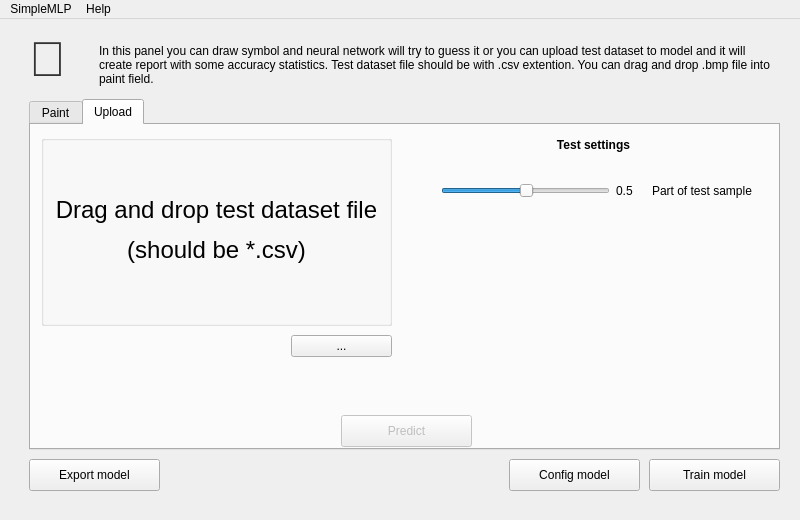
<?xml version="1.0" encoding="UTF-8"?>
<ui version="4.0">
 <class>MainWindow</class>
 <widget class="QMainWindow" name="MainWindow">
  <property name="geometry">
   <rect>
    <x>0</x>
    <y>0</y>
    <width>800</width>
    <height>520</height>
   </rect>
  </property>
  <property name="sizePolicy">
   <sizepolicy hsizetype="Fixed" vsizetype="Fixed">
    <horstretch>0</horstretch>
    <verstretch>0</verstretch>
   </sizepolicy>
  </property>
  <property name="minimumSize">
   <size>
    <width>800</width>
    <height>520</height>
   </size>
  </property>
  <property name="maximumSize">
   <size>
    <width>800</width>
    <height>520</height>
   </size>
  </property>
  <property name="windowTitle">
   <string>SimpleMLP</string>
  </property>
  <property name="toolButtonStyle">
   <enum>Qt::ToolButtonIconOnly</enum>
  </property>
  <property name="animated">
   <bool>true</bool>
  </property>
  <property name="documentMode">
   <bool>false</bool>
  </property>
  <widget class="QWidget" name="centralwidget">
   <property name="sizePolicy">
    <sizepolicy hsizetype="Fixed" vsizetype="Fixed">
     <horstretch>0</horstretch>
     <verstretch>0</verstretch>
    </sizepolicy>
   </property>
   <widget class="QStackedWidget" name="stackedWidget">
    <property name="geometry">
     <rect>
      <x>-1</x>
      <y>0</y>
      <width>801</width>
      <height>501</height>
     </rect>
    </property>
    <property name="autoFillBackground">
     <bool>false</bool>
    </property>
    <property name="currentIndex">
     <number>2</number>
    </property>
    <widget class="QWidget" name="set_model_page">
     <widget class="QLabel" name="label_2">
      <property name="geometry">
       <rect>
        <x>30</x>
        <y>10</y>
        <width>58</width>
        <height>61</height>
       </rect>
      </property>
      <property name="text">
       <string>&lt;html&gt;&lt;head/&gt;&lt;body&gt;&lt;p&gt;&lt;span style=&quot; font-family:'Segoe UI Emoji'; font-size:49px; color:#333333;&quot;&gt;🤖&lt;/span&gt;&lt;/p&gt;&lt;/body&gt;&lt;/html&gt;</string>
      </property>
      <property name="textFormat">
       <enum>Qt::AutoText</enum>
      </property>
      <property name="scaledContents">
       <bool>false</bool>
      </property>
     </widget>
     <widget class="QLabel" name="label">
      <property name="geometry">
       <rect>
        <x>100</x>
        <y>20</y>
        <width>671</width>
        <height>41</height>
       </rect>
      </property>
      <property name="text">
       <string>In this panel you can configure model properties or load pretrained one. </string>
      </property>
      <property name="wordWrap">
       <bool>true</bool>
      </property>
     </widget>
     <widget class="QWidget" name="verticalLayoutWidget">
      <property name="geometry">
       <rect>
        <x>30</x>
        <y>80</y>
        <width>751</width>
        <height>351</height>
       </rect>
      </property>
      <layout class="QVBoxLayout" name="verticalLayout_2">
       <item>
        <widget class="QTabWidget" name="tabWidget">
         <property name="acceptDrops">
          <bool>true</bool>
         </property>
         <property name="currentIndex">
          <number>0</number>
         </property>
         <widget class="QWidget" name="tab">
          <attribute name="title">
           <string>Configure</string>
          </attribute>
          <widget class="QWidget" name="gridLayoutWidget">
           <property name="geometry">
            <rect>
             <x>10</x>
             <y>60</y>
             <width>361</width>
             <height>181</height>
            </rect>
           </property>
           <layout class="QGridLayout" name="gridLayout">
            <property name="sizeConstraint">
             <enum>QLayout::SetDefaultConstraint</enum>
            </property>
            <item row="0" column="1">
             <widget class="QLabel" name="label_3">
              <property name="text">
               <string>Number of hidden layers</string>
              </property>
             </widget>
            </item>
            <item row="1" column="1">
             <widget class="QLabel" name="label_4">
              <property name="text">
               <string>Perceptron implementation</string>
              </property>
             </widget>
            </item>
            <item row="1" column="0">
             <widget class="QComboBox" name="comboBox_2">
              <item>
               <property name="text">
                <string>Matrix</string>
               </property>
              </item>
              <item>
               <property name="text">
                <string>Graph</string>
               </property>
              </item>
             </widget>
            </item>
            <item row="0" column="0">
             <widget class="QComboBox" name="comboBox">
              <property name="maximumSize">
               <size>
                <width>100</width>
                <height>16777215</height>
               </size>
              </property>
              <item>
               <property name="text">
                <string>2</string>
               </property>
              </item>
              <item>
               <property name="text">
                <string>3</string>
               </property>
              </item>
              <item>
               <property name="text">
                <string>4</string>
               </property>
              </item>
              <item>
               <property name="text">
                <string>5</string>
               </property>
              </item>
             </widget>
            </item>
            <item row="2" column="0">
             <widget class="QComboBox" name="comboBox_3">
              <property name="enabled">
               <bool>false</bool>
              </property>
              <item>
               <property name="text">
                <string>Sigmoid</string>
               </property>
              </item>
             </widget>
            </item>
            <item row="2" column="1">
             <widget class="QLabel" name="label_5">
              <property name="text">
               <string>Activation function</string>
              </property>
             </widget>
            </item>
           </layout>
          </widget>
          <widget class="QLabel" name="label_6">
           <property name="geometry">
            <rect>
             <x>390</x>
             <y>60</y>
             <width>341</width>
             <height>181</height>
            </rect>
           </property>
           <property name="text">
            <string>The Perceptron algorithm is a two-class (binary) classification machine learning algorithm.

It is a type of neural network model, perhaps the simplest type of neural network model.

It consists of a single node or neuron that takes a row of data as input and predicts a class label. This is achieved by calculating the weighted sum of the inputs and a bias (set to 1). The weighted sum of the input of the model is called the activation.</string>
           </property>
           <property name="wordWrap">
            <bool>true</bool>
           </property>
          </widget>
         </widget>
         <widget class="QWidget" name="tab_2">
          <attribute name="title">
           <string>Load</string>
          </attribute>
          <widget class="QGroupBox" name="groupBox">
           <property name="geometry">
            <rect>
             <x>10</x>
             <y>10</y>
             <width>721</width>
             <height>231</height>
            </rect>
           </property>
           <property name="title">
            <string/>
           </property>
           <widget class="ImportFileItem" name="import_model_config_label">
            <property name="enabled">
             <bool>true</bool>
            </property>
            <property name="geometry">
             <rect>
              <x>0</x>
              <y>0</y>
              <width>721</width>
              <height>231</height>
             </rect>
            </property>
            <property name="minimumSize">
             <size>
              <width>10</width>
              <height>10</height>
             </size>
            </property>
            <property name="cursor">
             <cursorShape>ArrowCursor</cursorShape>
            </property>
            <property name="acceptDrops">
             <bool>true</bool>
            </property>
            <property name="frameShape">
             <enum>QFrame::NoFrame</enum>
            </property>
            <property name="frameShadow">
             <enum>QFrame::Raised</enum>
            </property>
            <property name="text">
             <string>&lt;html&gt;&lt;head/&gt;&lt;body&gt;&lt;p&gt;&lt;span style=&quot; font-size:18pt;&quot;&gt;Drag and drop model config file&lt;/span&gt;&lt;/p&gt;&lt;p&gt;&lt;span style=&quot; font-size:18pt;&quot;&gt; (should be *.mlpmodel)&lt;/span&gt;&lt;/p&gt;&lt;/body&gt;&lt;/html&gt;</string>
            </property>
            <property name="scaledContents">
             <bool>false</bool>
            </property>
            <property name="alignment">
             <set>Qt::AlignCenter</set>
            </property>
            <property name="indent">
             <number>-1</number>
            </property>
           </widget>
          </widget>
          <widget class="QToolButton" name="toolButton">
           <property name="geometry">
            <rect>
             <x>630</x>
             <y>250</y>
             <width>101</width>
             <height>22</height>
            </rect>
           </property>
           <property name="text">
            <string>...</string>
           </property>
          </widget>
          <widget class="QLabel" name="file_path_label">
           <property name="enabled">
            <bool>true</bool>
           </property>
           <property name="geometry">
            <rect>
             <x>10</x>
             <y>250</y>
             <width>611</width>
             <height>20</height>
            </rect>
           </property>
           <property name="text">
            <string/>
           </property>
          </widget>
         </widget>
        </widget>
       </item>
      </layout>
     </widget>
     <widget class="QPushButton" name="test_model_push_button">
      <property name="enabled">
       <bool>false</bool>
      </property>
      <property name="geometry">
       <rect>
        <x>650</x>
        <y>440</y>
        <width>131</width>
        <height>32</height>
       </rect>
      </property>
      <property name="text">
       <string>Test model</string>
      </property>
     </widget>
     <widget class="QPushButton" name="train_model_push_button">
      <property name="geometry">
       <rect>
        <x>510</x>
        <y>440</y>
        <width>131</width>
        <height>32</height>
       </rect>
      </property>
      <property name="text">
       <string>Train model</string>
      </property>
     </widget>
    </widget>
    <widget class="QWidget" name="train_model_page">
     <widget class="QLabel" name="label_8">
      <property name="geometry">
       <rect>
        <x>30</x>
        <y>10</y>
        <width>58</width>
        <height>61</height>
       </rect>
      </property>
      <property name="text">
       <string>&lt;html&gt;&lt;head/&gt;&lt;body&gt;&lt;p&gt;&lt;span style=&quot; font-family:'Segoe UI Emoji'; font-size:49px; color:#333333;&quot;&gt;🧑‍🏫&lt;/span&gt;&lt;/p&gt;&lt;/body&gt;&lt;/html&gt;</string>
      </property>
      <property name="textFormat">
       <enum>Qt::AutoText</enum>
      </property>
      <property name="scaledContents">
       <bool>false</bool>
      </property>
     </widget>
     <widget class="QLabel" name="label_9">
      <property name="geometry">
       <rect>
        <x>100</x>
        <y>20</y>
        <width>671</width>
        <height>41</height>
       </rect>
      </property>
      <property name="text">
       <string>In this panel you can train your model on your dataset. You can track your dataset file to d&amp;d field or choose existing dataset file from datasets folder. Train dataset file should be with .csv extention.</string>
      </property>
      <property name="wordWrap">
       <bool>true</bool>
      </property>
     </widget>
     <widget class="QWidget" name="verticalLayoutWidget_2">
      <property name="geometry">
       <rect>
        <x>30</x>
        <y>80</y>
        <width>751</width>
        <height>351</height>
       </rect>
      </property>
      <layout class="QVBoxLayout" name="verticalLayout_3">
       <item>
        <widget class="QGroupBox" name="groupBox_2">
         <property name="title">
          <string/>
         </property>
         <widget class="QGroupBox" name="groupBox_3">
          <property name="geometry">
           <rect>
            <x>10</x>
            <y>20</y>
            <width>351</width>
            <height>191</height>
           </rect>
          </property>
          <property name="acceptDrops">
           <bool>false</bool>
          </property>
          <property name="autoFillBackground">
           <bool>true</bool>
          </property>
          <property name="title">
           <string/>
          </property>
          <property name="flat">
           <bool>false</bool>
          </property>
          <widget class="ImportFileItem" name="import_train_dataset_label">
           <property name="enabled">
            <bool>true</bool>
           </property>
           <property name="geometry">
            <rect>
             <x>0</x>
             <y>0</y>
             <width>351</width>
             <height>191</height>
            </rect>
           </property>
           <property name="minimumSize">
            <size>
             <width>10</width>
             <height>10</height>
            </size>
           </property>
           <property name="cursor">
            <cursorShape>ArrowCursor</cursorShape>
           </property>
           <property name="acceptDrops">
            <bool>true</bool>
           </property>
           <property name="autoFillBackground">
            <bool>false</bool>
           </property>
           <property name="frameShape">
            <enum>QFrame::NoFrame</enum>
           </property>
           <property name="frameShadow">
            <enum>QFrame::Raised</enum>
           </property>
           <property name="text">
            <string>&lt;html&gt;&lt;head/&gt;&lt;body&gt;&lt;p&gt;&lt;span style=&quot; font-size:18pt;&quot;&gt;Drag and drop train dataset file&lt;/span&gt;&lt;/p&gt;&lt;p&gt;&lt;span style=&quot; font-size:18pt;&quot;&gt; (should be *.csv)&lt;/span&gt;&lt;/p&gt;&lt;/body&gt;&lt;/html&gt;</string>
           </property>
           <property name="scaledContents">
            <bool>false</bool>
           </property>
           <property name="alignment">
            <set>Qt::AlignCenter</set>
           </property>
           <property name="indent">
            <number>-1</number>
           </property>
          </widget>
         </widget>
         <widget class="QPushButton" name="start_training_push_button">
          <property name="enabled">
           <bool>false</bool>
          </property>
          <property name="geometry">
           <rect>
            <x>300</x>
            <y>310</y>
            <width>131</width>
            <height>32</height>
           </rect>
          </property>
          <property name="text">
           <string>Start training</string>
          </property>
         </widget>
         <widget class="QLabel" name="file_path_label_2">
          <property name="enabled">
           <bool>true</bool>
          </property>
          <property name="geometry">
           <rect>
            <x>20</x>
            <y>280</y>
            <width>241</width>
            <height>20</height>
           </rect>
          </property>
          <property name="text">
           <string/>
          </property>
         </widget>
         <widget class="QToolButton" name="toolButton_3">
          <property name="geometry">
           <rect>
            <x>260</x>
            <y>220</y>
            <width>101</width>
            <height>22</height>
           </rect>
          </property>
          <property name="text">
           <string>...</string>
          </property>
         </widget>
         <widget class="QProgressBar" name="training_progress_bar">
          <property name="geometry">
           <rect>
            <x>60</x>
            <y>310</y>
            <width>621</width>
            <height>31</height>
           </rect>
          </property>
          <property name="value">
           <number>24</number>
          </property>
         </widget>
         <widget class="QLabel" name="label_11">
          <property name="geometry">
           <rect>
            <x>390</x>
            <y>20</y>
            <width>351</width>
            <height>20</height>
           </rect>
          </property>
          <property name="text">
           <string>&lt;html&gt;&lt;head/&gt;&lt;body&gt;&lt;p&gt;&lt;span style=&quot; font-weight:700;&quot;&gt;Train settings&lt;/span&gt;&lt;/p&gt;&lt;/body&gt;&lt;/html&gt;</string>
          </property>
          <property name="alignment">
           <set>Qt::AlignCenter</set>
          </property>
         </widget>
         <widget class="QWidget" name="gridLayoutWidget_2">
          <property name="geometry">
           <rect>
            <x>410</x>
            <y>50</y>
            <width>311</width>
            <height>161</height>
           </rect>
          </property>
          <layout class="QGridLayout" name="gridLayout_2">
           <item row="0" column="1">
            <widget class="QLabel" name="label_10">
             <property name="text">
              <string>Number of epochs</string>
             </property>
            </widget>
           </item>
           <item row="1" column="1">
            <widget class="QLabel" name="label_14">
             <property name="text">
              <string>Number of cross-validation groups</string>
             </property>
             <property name="wordWrap">
              <bool>true</bool>
             </property>
            </widget>
           </item>
           <item row="2" column="0">
            <widget class="QSpinBox" name="spinBox_3"/>
           </item>
           <item row="0" column="0">
            <widget class="QSpinBox" name="spinBox"/>
           </item>
           <item row="1" column="0">
            <widget class="QSpinBox" name="spinBox_2"/>
           </item>
           <item row="2" column="1">
            <widget class="QLabel" name="label_15">
             <property name="text">
              <string>Autosave progress every number of epochs</string>
             </property>
             <property name="scaledContents">
              <bool>false</bool>
             </property>
             <property name="wordWrap">
              <bool>true</bool>
             </property>
            </widget>
           </item>
          </layout>
         </widget>
        </widget>
       </item>
      </layout>
     </widget>
     <widget class="QPushButton" name="test_model_push_button_2">
      <property name="enabled">
       <bool>false</bool>
      </property>
      <property name="geometry">
       <rect>
        <x>650</x>
        <y>440</y>
        <width>131</width>
        <height>32</height>
       </rect>
      </property>
      <property name="text">
       <string>Test model</string>
      </property>
     </widget>
     <widget class="QPushButton" name="back_to_configure_push_button">
      <property name="enabled">
       <bool>true</bool>
      </property>
      <property name="geometry">
       <rect>
        <x>510</x>
        <y>440</y>
        <width>131</width>
        <height>32</height>
       </rect>
      </property>
      <property name="text">
       <string>Config model</string>
      </property>
     </widget>
    </widget>
    <widget class="QWidget" name="use_model_page">
     <widget class="QLabel" name="label_13">
      <property name="geometry">
       <rect>
        <x>30</x>
        <y>10</y>
        <width>58</width>
        <height>61</height>
       </rect>
      </property>
      <property name="text">
       <string>&lt;html&gt;&lt;head/&gt;&lt;body&gt;&lt;p&gt;&lt;span style=&quot; font-family:'Segoe UI Emoji'; font-size:49px; color:#333333;&quot;&gt;🔮&lt;/span&gt;&lt;/p&gt;&lt;/body&gt;&lt;/html&gt;</string>
      </property>
      <property name="textFormat">
       <enum>Qt::AutoText</enum>
      </property>
      <property name="scaledContents">
       <bool>false</bool>
      </property>
     </widget>
     <widget class="QLabel" name="label_23">
      <property name="geometry">
       <rect>
        <x>100</x>
        <y>20</y>
        <width>671</width>
        <height>51</height>
       </rect>
      </property>
      <property name="text">
       <string>In this panel you can draw symbol and neural network will try to guess it or you can upload test dataset to model and it will create report with some accuracy statistics. Test dataset file should be with .csv extention. You can drag and drop .bmp file into paint field.</string>
      </property>
      <property name="wordWrap">
       <bool>true</bool>
      </property>
     </widget>
     <widget class="QWidget" name="horizontalLayoutWidget_4">
      <property name="geometry">
       <rect>
        <x>30</x>
        <y>80</y>
        <width>751</width>
        <height>351</height>
       </rect>
      </property>
      <layout class="QHBoxLayout" name="horizontalLayout_4">
       <item>
        <widget class="QTabWidget" name="tabWidget_2">
         <property name="currentIndex">
          <number>1</number>
         </property>
         <widget class="QWidget" name="tab_3">
          <attribute name="title">
           <string>Paint</string>
          </attribute>
          <widget class="PaintView" name="paint_view">
           <property name="geometry">
            <rect>
             <x>70</x>
             <y>10</y>
             <width>271</width>
             <height>271</height>
            </rect>
           </property>
           <property name="acceptDrops">
            <bool>true</bool>
           </property>
           <property name="verticalScrollBarPolicy">
            <enum>Qt::ScrollBarAlwaysOff</enum>
           </property>
           <property name="horizontalScrollBarPolicy">
            <enum>Qt::ScrollBarAlwaysOff</enum>
           </property>
           <property name="foregroundBrush">
            <brush brushstyle="SolidPattern">
             <color alpha="255">
              <red>255</red>
              <green>17</green>
              <blue>0</blue>
             </color>
            </brush>
           </property>
          </widget>
          <widget class="QGroupBox" name="groupBox_8">
           <property name="geometry">
            <rect>
             <x>399</x>
             <y>10</y>
             <width>271</width>
             <height>271</height>
            </rect>
           </property>
           <property name="title">
            <string/>
           </property>
          </widget>
          <widget class="QPushButton" name="pushButton">
           <property name="geometry">
            <rect>
             <x>250</x>
             <y>290</y>
             <width>100</width>
             <height>32</height>
            </rect>
           </property>
           <property name="text">
            <string>Clear</string>
           </property>
          </widget>
         </widget>
         <widget class="QWidget" name="tab_4">
          <attribute name="title">
           <string>Upload</string>
          </attribute>
          <widget class="ImportFileItem" name="import_test_dataset_label">
           <property name="enabled">
            <bool>true</bool>
           </property>
           <property name="geometry">
            <rect>
             <x>10</x>
             <y>10</y>
             <width>351</width>
             <height>191</height>
            </rect>
           </property>
           <property name="minimumSize">
            <size>
             <width>10</width>
             <height>10</height>
            </size>
           </property>
           <property name="cursor">
            <cursorShape>ArrowCursor</cursorShape>
           </property>
           <property name="acceptDrops">
            <bool>true</bool>
           </property>
           <property name="frameShape">
            <enum>QFrame::NoFrame</enum>
           </property>
           <property name="frameShadow">
            <enum>QFrame::Raised</enum>
           </property>
           <property name="text">
            <string>&lt;html&gt;&lt;head/&gt;&lt;body&gt;&lt;p&gt;&lt;span style=&quot; font-size:18pt;&quot;&gt;Drag and drop test dataset file&lt;/span&gt;&lt;/p&gt;&lt;p&gt;&lt;span style=&quot; font-size:18pt;&quot;&gt; (should be *.csv)&lt;/span&gt;&lt;/p&gt;&lt;/body&gt;&lt;/html&gt;</string>
           </property>
           <property name="scaledContents">
            <bool>false</bool>
           </property>
           <property name="alignment">
            <set>Qt::AlignCenter</set>
           </property>
           <property name="indent">
            <number>-1</number>
           </property>
          </widget>
          <widget class="QGroupBox" name="groupBox_9">
           <property name="geometry">
            <rect>
             <x>10</x>
             <y>10</y>
             <width>351</width>
             <height>191</height>
            </rect>
           </property>
           <property name="title">
            <string/>
           </property>
          </widget>
          <widget class="QPushButton" name="predict_push_button">
           <property name="enabled">
            <bool>false</bool>
           </property>
           <property name="geometry">
            <rect>
             <x>310</x>
             <y>290</y>
             <width>131</width>
             <height>32</height>
            </rect>
           </property>
           <property name="text">
            <string>Predict</string>
           </property>
          </widget>
          <widget class="QToolButton" name="toolButton_4">
           <property name="geometry">
            <rect>
             <x>260</x>
             <y>210</y>
             <width>101</width>
             <height>22</height>
            </rect>
           </property>
           <property name="text">
            <string>...</string>
           </property>
          </widget>
          <widget class="QLabel" name="file_path_label_3">
           <property name="enabled">
            <bool>true</bool>
           </property>
           <property name="geometry">
            <rect>
             <x>10</x>
             <y>250</y>
             <width>611</width>
             <height>20</height>
            </rect>
           </property>
           <property name="text">
            <string/>
           </property>
          </widget>
          <widget class="QLabel" name="label_7">
           <property name="geometry">
            <rect>
             <x>387</x>
             <y>10</y>
             <width>351</width>
             <height>20</height>
            </rect>
           </property>
           <property name="text">
            <string>&lt;html&gt;&lt;head/&gt;&lt;body&gt;&lt;p&gt;&lt;span style=&quot; font-weight:700;&quot;&gt;Test settings&lt;/span&gt;&lt;/p&gt;&lt;/body&gt;&lt;/html&gt;</string>
           </property>
           <property name="alignment">
            <set>Qt::AlignCenter</set>
           </property>
          </widget>
          <widget class="QWidget" name="horizontalLayoutWidget_2">
           <property name="geometry">
            <rect>
             <x>410</x>
             <y>40</y>
             <width>311</width>
             <height>51</height>
            </rect>
           </property>
           <layout class="QHBoxLayout" name="horizontalLayout_2">
            <item>
             <widget class="QSlider" name="testing_size_horizontalSlider">
              <property name="value">
               <number>50</number>
              </property>
              <property name="orientation">
               <enum>Qt::Horizontal</enum>
              </property>
             </widget>
            </item>
            <item>
             <widget class="QLabel" name="testing_size_label">
              <property name="minimumSize">
               <size>
                <width>30</width>
                <height>0</height>
               </size>
              </property>
              <property name="maximumSize">
               <size>
                <width>30</width>
                <height>16777215</height>
               </size>
              </property>
              <property name="text">
               <string>0.5</string>
              </property>
             </widget>
            </item>
            <item>
             <widget class="QLabel" name="label_12">
              <property name="text">
               <string>Part of test sample</string>
              </property>
             </widget>
            </item>
           </layout>
          </widget>
          <zorder>groupBox_9</zorder>
          <zorder>import_test_dataset_label</zorder>
          <zorder>predict_push_button</zorder>
          <zorder>toolButton_4</zorder>
          <zorder>file_path_label_3</zorder>
          <zorder>label_7</zorder>
          <zorder>horizontalLayoutWidget_2</zorder>
         </widget>
        </widget>
       </item>
      </layout>
     </widget>
     <widget class="QPushButton" name="back_to_configure_push_button_2">
      <property name="enabled">
       <bool>true</bool>
      </property>
      <property name="geometry">
       <rect>
        <x>510</x>
        <y>440</y>
        <width>131</width>
        <height>32</height>
       </rect>
      </property>
      <property name="text">
       <string>Config model</string>
      </property>
     </widget>
     <widget class="QPushButton" name="back_to_configure_push_button_3">
      <property name="enabled">
       <bool>true</bool>
      </property>
      <property name="geometry">
       <rect>
        <x>650</x>
        <y>440</y>
        <width>131</width>
        <height>32</height>
       </rect>
      </property>
      <property name="text">
       <string>Train model</string>
      </property>
     </widget>
     <widget class="QPushButton" name="back_to_configure_push_button_4">
      <property name="enabled">
       <bool>true</bool>
      </property>
      <property name="geometry">
       <rect>
        <x>30</x>
        <y>440</y>
        <width>131</width>
        <height>32</height>
       </rect>
      </property>
      <property name="text">
       <string>Export model</string>
      </property>
     </widget>
    </widget>
   </widget>
  </widget>
  <widget class="QMenuBar" name="menubar">
   <property name="geometry">
    <rect>
     <x>0</x>
     <y>0</y>
     <width>800</width>
     <height>24</height>
    </rect>
   </property>
   <widget class="QMenu" name="menuSimpleMLP">
    <property name="title">
     <string>SimpleMLP</string>
    </property>
   </widget>
   <widget class="QMenu" name="menuHelp">
    <property name="title">
     <string>Help</string>
    </property>
    <addaction name="actionAbout"/>
   </widget>
   <addaction name="menuSimpleMLP"/>
   <addaction name="menuHelp"/>
  </widget>
  <action name="actionImport">
   <property name="text">
    <string>Import</string>
   </property>
  </action>
  <action name="actionExport">
   <property name="text">
    <string>Export</string>
   </property>
  </action>
  <action name="actionAbout">
   <property name="text">
    <string>About</string>
   </property>
  </action>
 </widget>
 <customwidgets>
  <customwidget>
   <class>ImportFileItem</class>
   <extends>QLabel</extends>
   <header>importfileitem.h</header>
  </customwidget>
  <customwidget>
   <class>PaintView</class>
   <extends>QGraphicsView</extends>
   <header>paintview.h</header>
  </customwidget>
 </customwidgets>
 <resources/>
 <connections/>
</ui>
